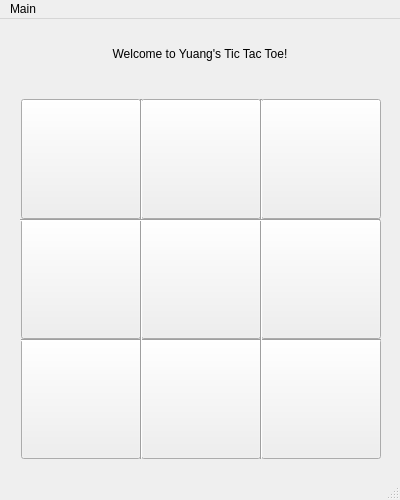
<?xml version="1.0" encoding="UTF-8"?>
<ui version="4.0">
 <class>MainWindow</class>
 <widget class="QMainWindow" name="MainWindow">
  <property name="geometry">
   <rect>
    <x>0</x>
    <y>0</y>
    <width>400</width>
    <height>500</height>
   </rect>
  </property>
  <property name="windowTitle">
   <string>Tic Tac Toe</string>
  </property>
  <property name="locale">
   <locale language="English" country="UnitedStates"/>
  </property>
  <widget class="QWidget" name="centralwidget">
   <widget class="QPushButton" name="Button1_1">
    <property name="geometry">
     <rect>
      <x>21</x>
      <y>80</y>
      <width>120</width>
      <height>120</height>
     </rect>
    </property>
    <property name="autoFillBackground">
     <bool>true</bool>
    </property>
    <property name="text">
     <string/>
    </property>
    <property name="checkable">
     <bool>false</bool>
    </property>
    <attribute name="buttonGroup">
     <string notr="true">buttonGroup</string>
    </attribute>
   </widget>
   <widget class="QPushButton" name="Button1_2">
    <property name="geometry">
     <rect>
      <x>141</x>
      <y>80</y>
      <width>120</width>
      <height>120</height>
     </rect>
    </property>
    <property name="autoFillBackground">
     <bool>true</bool>
    </property>
    <property name="text">
     <string/>
    </property>
    <property name="checkable">
     <bool>false</bool>
    </property>
    <attribute name="buttonGroup">
     <string notr="true">buttonGroup</string>
    </attribute>
   </widget>
   <widget class="QPushButton" name="Button1_3">
    <property name="geometry">
     <rect>
      <x>261</x>
      <y>80</y>
      <width>120</width>
      <height>120</height>
     </rect>
    </property>
    <property name="autoFillBackground">
     <bool>true</bool>
    </property>
    <property name="text">
     <string/>
    </property>
    <property name="checkable">
     <bool>false</bool>
    </property>
    <attribute name="buttonGroup">
     <string notr="true">buttonGroup</string>
    </attribute>
   </widget>
   <widget class="QPushButton" name="Button2_1">
    <property name="geometry">
     <rect>
      <x>21</x>
      <y>200</y>
      <width>120</width>
      <height>120</height>
     </rect>
    </property>
    <property name="autoFillBackground">
     <bool>true</bool>
    </property>
    <property name="text">
     <string/>
    </property>
    <property name="checkable">
     <bool>false</bool>
    </property>
    <attribute name="buttonGroup">
     <string notr="true">buttonGroup</string>
    </attribute>
   </widget>
   <widget class="QPushButton" name="Button2_2">
    <property name="geometry">
     <rect>
      <x>141</x>
      <y>200</y>
      <width>120</width>
      <height>120</height>
     </rect>
    </property>
    <property name="autoFillBackground">
     <bool>true</bool>
    </property>
    <property name="text">
     <string/>
    </property>
    <property name="checkable">
     <bool>false</bool>
    </property>
    <attribute name="buttonGroup">
     <string notr="true">buttonGroup</string>
    </attribute>
   </widget>
   <widget class="QPushButton" name="Button2_3">
    <property name="geometry">
     <rect>
      <x>261</x>
      <y>200</y>
      <width>120</width>
      <height>120</height>
     </rect>
    </property>
    <property name="autoFillBackground">
     <bool>true</bool>
    </property>
    <property name="text">
     <string/>
    </property>
    <property name="checkable">
     <bool>false</bool>
    </property>
    <attribute name="buttonGroup">
     <string notr="true">buttonGroup</string>
    </attribute>
   </widget>
   <widget class="QPushButton" name="Button3_1">
    <property name="geometry">
     <rect>
      <x>21</x>
      <y>320</y>
      <width>120</width>
      <height>120</height>
     </rect>
    </property>
    <property name="autoFillBackground">
     <bool>true</bool>
    </property>
    <property name="text">
     <string/>
    </property>
    <property name="checkable">
     <bool>false</bool>
    </property>
    <attribute name="buttonGroup">
     <string notr="true">buttonGroup</string>
    </attribute>
   </widget>
   <widget class="QPushButton" name="Button3_2">
    <property name="geometry">
     <rect>
      <x>141</x>
      <y>320</y>
      <width>120</width>
      <height>120</height>
     </rect>
    </property>
    <property name="autoFillBackground">
     <bool>true</bool>
    </property>
    <property name="text">
     <string/>
    </property>
    <property name="checkable">
     <bool>false</bool>
    </property>
    <attribute name="buttonGroup">
     <string notr="true">buttonGroup</string>
    </attribute>
   </widget>
   <widget class="QPushButton" name="Button3_3">
    <property name="geometry">
     <rect>
      <x>261</x>
      <y>320</y>
      <width>120</width>
      <height>120</height>
     </rect>
    </property>
    <property name="autoFillBackground">
     <bool>true</bool>
    </property>
    <property name="text">
     <string/>
    </property>
    <property name="checkable">
     <bool>false</bool>
    </property>
    <attribute name="buttonGroup">
     <string notr="true">buttonGroup</string>
    </attribute>
   </widget>
   <widget class="Line" name="line">
    <property name="geometry">
     <rect>
      <x>21</x>
      <y>320</y>
      <width>360</width>
      <height>2</height>
     </rect>
    </property>
    <property name="orientation">
     <enum>Qt::Horizontal</enum>
    </property>
   </widget>
   <widget class="Line" name="line_2">
    <property name="geometry">
     <rect>
      <x>140</x>
      <y>80</y>
      <width>2</width>
      <height>360</height>
     </rect>
    </property>
    <property name="orientation">
     <enum>Qt::Vertical</enum>
    </property>
   </widget>
   <widget class="Line" name="line_3">
    <property name="geometry">
     <rect>
      <x>260</x>
      <y>80</y>
      <width>2</width>
      <height>360</height>
     </rect>
    </property>
    <property name="orientation">
     <enum>Qt::Vertical</enum>
    </property>
   </widget>
   <widget class="QLabel" name="label">
    <property name="geometry">
     <rect>
      <x>20</x>
      <y>20</y>
      <width>360</width>
      <height>30</height>
     </rect>
    </property>
    <property name="text">
     <string>Welcome to Yuang's Tic Tac Toe!</string>
    </property>
    <property name="textFormat">
     <enum>Qt::PlainText</enum>
    </property>
    <property name="alignment">
     <set>Qt::AlignCenter</set>
    </property>
   </widget>
   <widget class="QLabel" name="label_2">
    <property name="geometry">
     <rect>
      <x>20</x>
      <y>40</y>
      <width>360</width>
      <height>30</height>
     </rect>
    </property>
    <property name="text">
     <string/>
    </property>
    <property name="textFormat">
     <enum>Qt::PlainText</enum>
    </property>
    <property name="alignment">
     <set>Qt::AlignCenter</set>
    </property>
   </widget>
   <widget class="Line" name="line_4">
    <property name="geometry">
     <rect>
      <x>20</x>
      <y>200</y>
      <width>360</width>
      <height>2</height>
     </rect>
    </property>
    <property name="orientation">
     <enum>Qt::Horizontal</enum>
    </property>
   </widget>
  </widget>
  <widget class="QStatusBar" name="statusbar"/>
  <widget class="QMenuBar" name="menubar">
   <property name="geometry">
    <rect>
     <x>0</x>
     <y>0</y>
     <width>400</width>
     <height>21</height>
    </rect>
   </property>
   <widget class="QMenu" name="menuMain">
    <property name="title">
     <string>Main</string>
    </property>
    <addaction name="actionNew_Game"/>
    <addaction name="actionHelp"/>
    <addaction name="actionExit_2"/>
   </widget>
   <addaction name="menuMain"/>
  </widget>
  <action name="actionNew_Game">
   <property name="text">
    <string>New Game</string>
   </property>
  </action>
  <action name="actionHelp">
   <property name="text">
    <string>Revoke</string>
   </property>
  </action>
  <action name="actionExit">
   <property name="text">
    <string>Exit</string>
   </property>
  </action>
  <action name="actionExit_2">
   <property name="text">
    <string>Exit</string>
   </property>
  </action>
 </widget>
 <resources/>
 <connections/>
 <buttongroups>
  <buttongroup name="buttonGroup"/>
 </buttongroups>
</ui>
